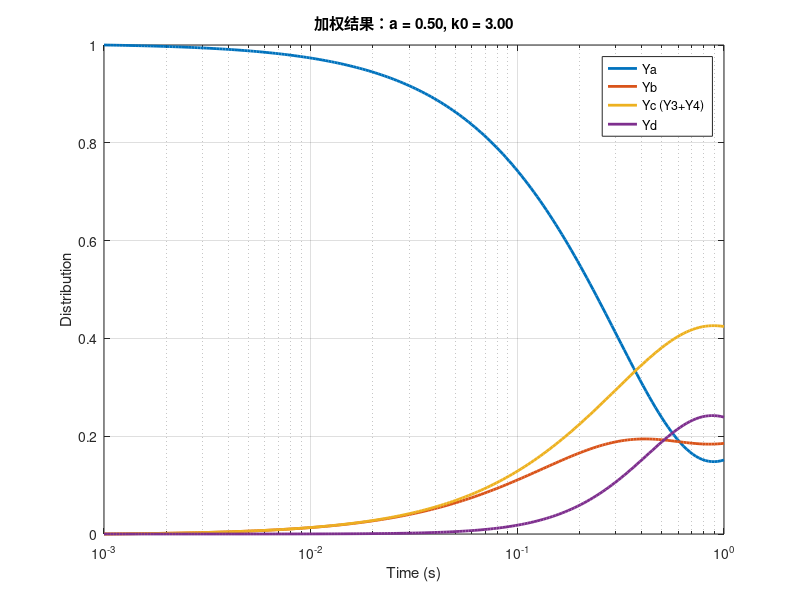

Reproduce this figure in MATLAB.

% plot_weighted_simulation - 使用加权矩阵进行模拟并绘图
%
% 输入：
%   R1_base: 基础矩阵 R1（不含 k0）
%   R2_base: 基础矩阵 R2（不含 k0）
%   k0     : 反应速率常数
%   a      : 加权系数（0 到 1）
%
% 示例调用：
%   R1 = [...]; R2 = [...];
%   plot_weighted_simulation(R1, R2, 5, 0.3);

    %--------------------------------------
    % 初始化
    Y0 = [1; 0; 0; 0; 0];
    tspan = [0.001, 1];
    k0 = 3; % Given rate constant
    a = 0.5;
    % 定义 5x5 的矩阵 R2
        R1 = k0 * [ 1   0   0  -1   0;
                     -1   1   0   0   0;
                      0  -1   1   0   0;
                      0   0   0   1  -1;
                      0   0  -1   0   1];

        R2 = k0 * [ 1  -1   0   0   0;
                      0   1  -1   0   0;
                      0   0   1   0  -1;
                     -1   0   0   1   0;
                     0   0   0  -1   1];

    %--------------------------------------
    % 求解 ODE
    [t1, Y1] = ode45(@(t, Y) -R1 * Y, tspan, Y0);
    [t2, Y2] = ode45(@(t, Y) -R2 * Y, tspan, Y0);

    % 组合变量：Ya = Y1, Yb = Y2, Yc = Y3+Y4, Yd = Y5
    Y_combined1 = [Y1(:,1), Y1(:,2), Y1(:,3)+Y1(:,4), Y1(:,5)];
    Y_combined2 = [Y2(:,1), Y2(:,2), Y2(:,3)+Y2(:,4), Y2(:,5)];

    %--------------------------------------
    % 定义统一时间轴（用于插值和平滑图像）
    t_common = logspace(log10(0.001), log10(1), 200);  % 平滑点

    % 插值到统一时间点
    Y1_interp = interp1(t1, Y_combined1, t_common, 'spline');
    Y2_interp = interp1(t2, Y_combined2, t_common, 'spline');

    % 加权计算
    Y_weighted = a * Y1_interp + (1 - a) * Y2_interp;

    %--------------------------------------
    % 绘图
    figure;
    semilogx(t_common, Y_weighted, 'LineWidth', 2);
    xlabel('Time (s)');
    ylabel('Distribution');
    title(sprintf('加权结果：a = %.2f, k0 = %.2f', a, k0));
    legend('Ya', 'Yb', 'Yc (Y3+Y4)', 'Yd', 'Location', 'best');
    grid on;

    %--------------------------------------
    % 可选输出：显示关键点
    t_check = [0.001, 0.005, 0.010, 0.020, 0.050, 0.100, 0.300, 0.500, 0.750, 1.000];
    Y_check = interp1(t_common, Y_weighted, t_check, 'linear');
    disp('关键时间点对应的加权结果 (Ya, Yb, Yc, Yd):');
    for i = 1:length(t_check)
        fprintf('t = %7.3f s: Ya = %.4f, Yb = %.4f, Yc = %.4f, Yd = %.4f\n', ...
            t_check(i), Y_check(i,1), Y_check(i,2), Y_check(i,3), Y_check(i,4));
    end
